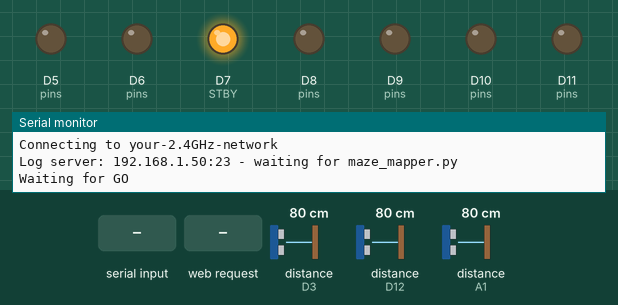
Bench run of a sketch on a simulated Arduino Uno R4 WiFi. Parts: output pins drawn as LEDs (lit = HIGH), the last lines printed to the serial monitor. The inputs (shaded band) are chosen by the test bench; at power-on: distance to the obstacle (sensors on D3, D12, A1) 80 cm. The echo pulse lasts 58.3 µs per cm; WiFi joins after 1.5 s; servers stay silent unless stated; pins used as bus, display or sensor lines are not drawn.

Above: at 2.7 s.
2.8 s: "GO\n" received over Serial
At 3.9 s:
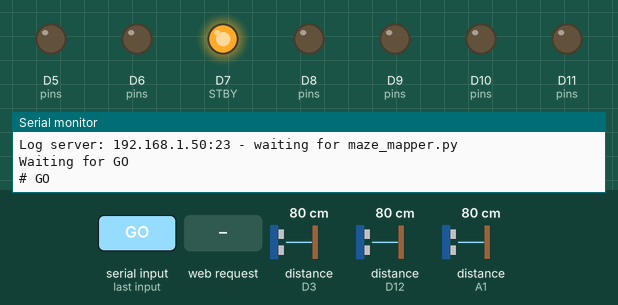
4.3 s: HTTP request GET /GO received
At 4.4 s:
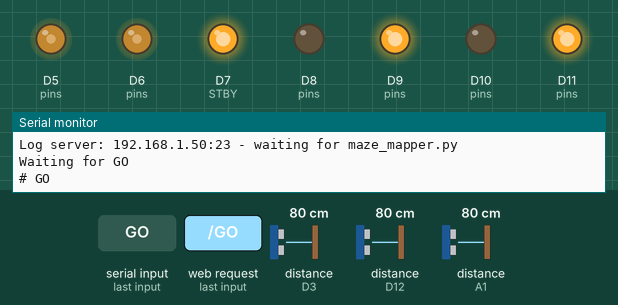
At 5.3 s:
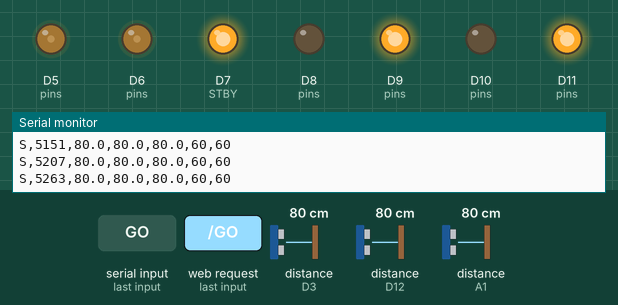
Timing chart, 0 to 7.3 s (numbered marks = the images above; inputs shaded):
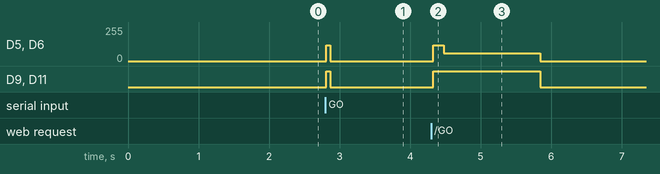

Measured:
- after the input at 2.8 s, D5 (pins), D6 (pins): 0/255 → 120/255 at once, → 0/255 0.06 s later; D9 (pins), D11 (pins): LOW → HIGH at once, → LOW 0.06 s later
- after the input at 4.3 s, D5 (pins), D6 (pins): 0/255 → 120/255 at once, → 60/255 0.15 s later, → 0/255 1.4 s later; D9 (pins), D11 (pins): LOW → HIGH at once, → LOW 1.5 s later

The sketch:

tunnel.ino
```cpp
/*
  L tunnel, driven over Wi-Fi and mapped by maze_mapper.py.
    - drive forward centred between the walls
    - one side open (the corner is coming) -> keep the other wall at half the tunnel width
    - wall ahead -> spin towards the open side in short pulses until the front is clear
      and the old front wall is on the other side sensor (= turned ~90 deg)
    - after the turn, both sides open for a while -> out of the tunnel, stop (logs EXIT)

  It waits for "GO" (Space in maze_mapper.py, or type GO in the Serial Monitor). "STOP" stops it.
  Over Wi-Fi it pauses while the mapper is disconnected and carries on by itself when it
  reconnects (unless STOP was sent). No Wi-Fi -> it starts by itself START_MS after power-up.
  Log line: S,<millis>,<left_cm>,<front_cm>,<right_cm>,<pwm_left>,<pwm_right>   (-1 = no echo)
  Turn line: T,<millis>,<way>,<ms>   (way 1 = spun left, -1 = right, for <ms> ms) - one per pulse,
  so set the mapper's --spin-rate to how many degrees one pulse turns / (PULSE_MS / 1000).
*/
#include <WiFiS3.h>
#include "arduino_secrets.h"   // copy arduino_secrets.example.h to this name and fill in your Wi-Fi

// --- Motors: HW-166, left = A, right = B ---
const int PWMA = 5, AIN1 = 8,  AIN2 = 9;
const int PWMB = 6, BIN1 = 10, BIN2 = 11;
const int STBY = 7;
const int MOTOR_DIR = -1;   // motors are wired backwards; set to 1 if you swap the motor wires

// --- Sensors ---
const int L_TRIG = 2,  L_ECHO = 3;
const int F_TRIG = 4,  F_ECHO = 12;
const int R_TRIG = A0, R_ECHO = A1;

// --- Tuning ---
const int   START_MS   = 3000; // no Wi-Fi: wait this long after power-up, then go
const int   BASE       = 60;   // forward speed (PWM 0-255)
const int   KICK       = 120;  // short burst to get going from a stop...
const int   KICK_MS    = 60;   // ...for this long
const float KP         = -4;   // steering strength; negative because left/right turned out swapped on the robot
const int   MAX_STEER  = 30;   // never steer harder than this
const float FRONT_CM   = 15;   // wall ahead closer than this -> turn
const float OPEN_CM    = 35;   // a side further than this (or no echo) is open
const int   PULSE_PWM  = 130;  // spin pulse strength
const int   PULSE_MS   = 90;   // spin pulse length
const int   MAX_PULSES = 50;   // turn taking more than this -> give up and stop
const int   EXIT_N     = 15;   // after the turn: this many loops with both sides open -> out, stop
const int   SENSOR_SIDE = 1;   // -1 if the L sensor really faces the robot's right (then run the mapper with --swap-sides)
const float NO_ECHO    = 999;

float halfW = 12;              // half the tunnel width, learned while both walls are seen
bool  turned = false;
int   bothOpen = 0;
int   pwmL = 0, pwmR = 0;

WiFiServer server(23);         // log port
WiFiClient logger;
bool wifiOk = false;
bool running = false;          // set by GO, cleared by STOP / exit / giving up
String cmd = "";

void motor(int pwm, int in1, int in2, int speed) {   // -255 to 255
  speed = constrain(speed, -255, 255) * MOTOR_DIR;
  digitalWrite(in1, speed > 0 ? HIGH : LOW);
  digitalWrite(in2, speed < 0 ? HIGH : LOW);
  analogWrite(pwm, abs(speed));
}

void drive(int l, int r) {
  pwmL = l;
  pwmR = r;
  motor(PWMA, AIN1, AIN2, l);
  motor(PWMB, BIN1, BIN2, r);
}

float readCm(int trig, int echo) {   // NO_ECHO if nothing came back
  digitalWrite(trig, LOW);  delayMicroseconds(2);
  digitalWrite(trig, HIGH); delayMicroseconds(10);
  digitalWrite(trig, LOW);
  unsigned long us = pulseIn(echo, HIGH, 12000);
  return us == 0 ? NO_ECHO : us * 0.0343 / 2;
}

void logLine(String line) {
  Serial.println(line);
  if (logger.connected()) logger.println(line);
}

String cm(float d) { return d >= NO_ECHO ? String("-1") : String(d, 1); }

void logSample(float left, float front, float right) {
  logLine("S," + String(millis()) + "," + cm(left) + "," + cm(front) + "," + cm(right) + "," +
      String(pwmL) + "," + String(pwmR));
}

void kick() {
  drive(KICK, KICK);
  delay(KICK_MS);
}

void finish(String why) {            // out of the tunnel (or gave up): stop until the next GO
  drive(0, 0);
  running = false;
  turned = false;
  bothOpen = 0;
  logLine(why);
}

void handleCommand(String c) {
  c.trim();
  c.toUpperCase();
  if (c == "GO") {
    if (!running) kick();
    running = true;
    logLine("# GO");
  } else if (c == "STOP") {
    running = false;
    drive(0, 0);
    logLine("# STOP");
  }
}

void readCommands(Stream &in) {
  while (in.available()) {
    char ch = in.read();
    if (ch == '\n' || ch == '\r') {
      if (cmd.length()) handleCommand(cmd);
      cmd = "";
    } else if (cmd.length() < 32) {
      cmd += ch;
    }
  }
}

bool keepGoing() {                   // still allowed to move? (STOP sent / mapper gone -> no)
  readCommands(Serial);
  if (logger.connected()) readCommands(logger);
  return running && (!wifiOk || logger.connected());
}

void pulse(int dir) {                // one short spin; dir 1 = towards the L sensor's side; logged as a T line
  drive(PULSE_PWM * dir, -PULSE_PWM * dir);
  delay(PULSE_MS);
  drive(0, 0);
  logLine("T," + String(millis()) + "," + String(dir * SENSOR_SIDE) + "," + String(PULSE_MS));
  delay(120);                        // settle before pinging
}

// Spin towards dir until the front is clear and the wall that was ahead is now on the other side.
void turn(int dir) {
  drive(0, 0);
  delay(200);
  int clear = 0;
  for (int n = 0; n < MAX_PULSES; n++) {
    if (!keepGoing()) { drive(0, 0); return; }   // carries on from here on the next GO
    pulse(dir);
    float f = readCm(F_TRIG, F_ECHO);  delay(30);
    float l = readCm(L_TRIG, L_ECHO);  delay(10);
    float r = readCm(R_TRIG, R_ECHO);
    logSample(l, f, r);
    float s = dir > 0 ? r : l;
    clear = (f > OPEN_CM && s < OPEN_CM) ? clear + 1 : 0;
    if (clear >= 2) {
      turned = true;
      kick();
      return;
    }
  }
  finish("# couldn't find the way out of the corner - stopped");
}

void setup() {
  Serial.begin(115200);
  int pins[] = {PWMA, AIN1, AIN2, PWMB, BIN1, BIN2, STBY, L_TRIG, F_TRIG, R_TRIG};
  for (int p : pins) pinMode(p, OUTPUT);
  pinMode(L_ECHO, INPUT);
  pinMode(F_ECHO, INPUT);
  pinMode(R_ECHO, INPUT);
  digitalWrite(STBY, HIGH);
  drive(0, 0);

  Serial.print("Connecting to "); Serial.println(SECRET_SSID);
  WiFi.begin(SECRET_SSID, SECRET_PASS);
  for (int i = 0; i < 20 && WiFi.status() != WL_CONNECTED; i++) delay(500);
  wifiOk = WiFi.status() == WL_CONNECTED;
  if (wifiOk) {
    while (WiFi.localIP() == IPAddress(0, 0, 0, 0)) delay(100);
    server.begin();
    Serial.print("Log server: "); Serial.print(WiFi.localIP()); Serial.println(":23 - waiting for maze_mapper.py");
    Serial.println("Waiting for GO");
  } else {
    Serial.println("No Wi-Fi - serial log only, starting by itself");
    delay(START_MS);
    running = true;
    kick();
  }
}

void loop() {
  readCommands(Serial);
  if (wifiOk && !logger.connected()) {
    drive(0, 0);                      // nobody watching -> pause, but keep `running` so a reconnect resumes
    logger = server.accept();
    if (logger.connected()) {
      logger.println(running ? "# tunnel robot reconnected - resuming"
                             : "# tunnel robot connected - send GO to start");
      if (running) kick();
    }
    delay(50);
    return;
  }
  if (logger.connected()) readCommands(logger);

  float left  = readCm(L_TRIG, L_ECHO);  delay(10);
  float front = readCm(F_TRIG, F_ECHO);  delay(10);
  float right = readCm(R_TRIG, R_ECHO);

  if (!running) {
    drive(0, 0);
    logSample(left, front, right);
    delay(50);
    return;
  }

  bool lOk = left  < OPEN_CM;
  bool rOk = right < OPEN_CM;

  if (front < FRONT_CM) {
    float l2 = readCm(L_TRIG, L_ECHO);  delay(10);   // stopped: look again at the sides
    float r2 = readCm(R_TRIG, R_ECHO);
    drive(0, 0);
    logSample(l2, front, r2);
    turn(l2 > r2 ? 1 : -1);          // towards the more open side
    return;
  }

  float diff;                        // L - R
  if (lOk && rOk) {
    halfW = 0.9 * halfW + 0.1 * (left + right) / 2;
    diff = left - right;
  } else if (lOk) {
    diff = 2 * (left - halfW);       // only the left wall: pretend the right one is still there
  } else if (rOk) {
    diff = 2 * (halfW - right);
  } else {
    diff = 0;                        // nothing either side: straight
  }

  bothOpen = (turned && !lOk && !rOk) ? bothOpen + 1 : 0;
  if (bothOpen >= EXIT_N) {          // out of the tunnel
    logSample(left, front, right);
    finish("EXIT");
    return;
  }

  int steer = constrain(KP * diff, -MAX_STEER, MAX_STEER);
  drive(BASE - steer, BASE + steer);
  logSample(left, front, right);
  delay(20);
}
```

arduino_secrets.example.h
```cpp
// Copy this file to arduino_secrets.h (same folder) and fill in your Wi-Fi.
// arduino_secrets.h is git-ignored - never commit your password.
#define SECRET_SSID "your-2.4GHz-network"
#define SECRET_PASS "your-password"
```
